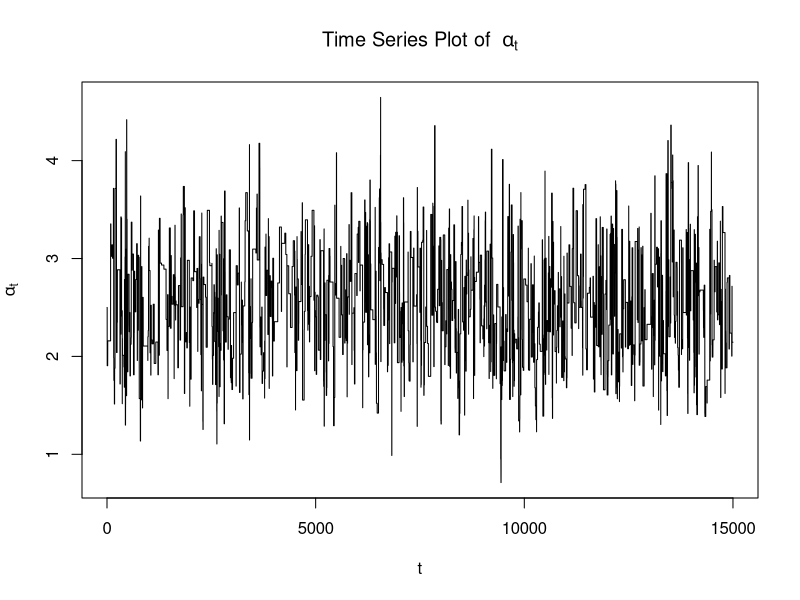
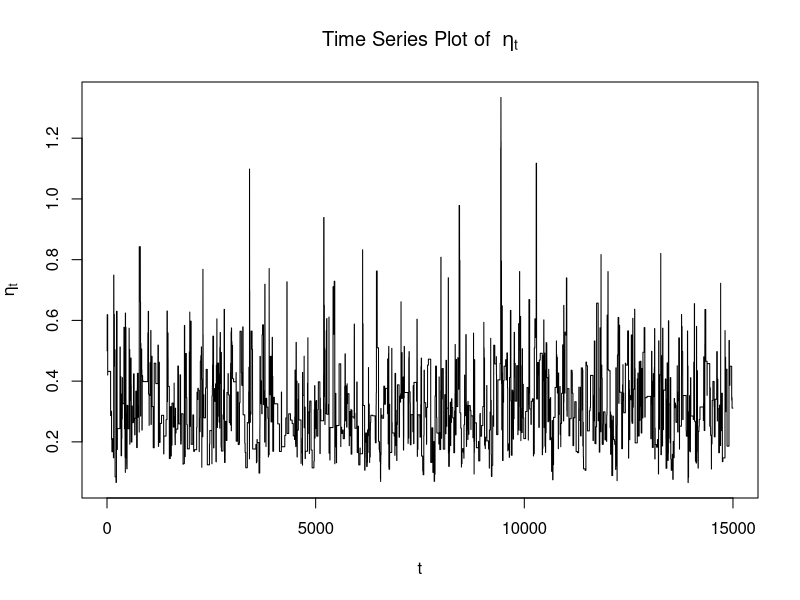
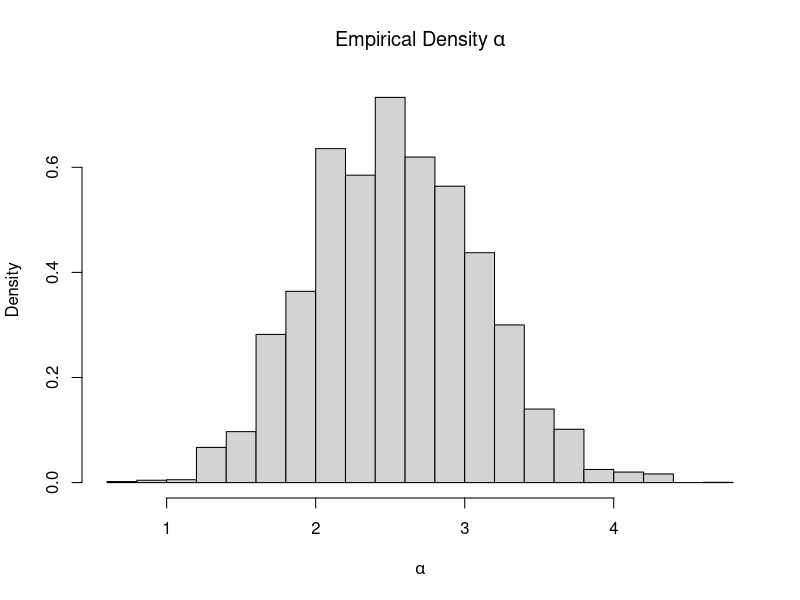
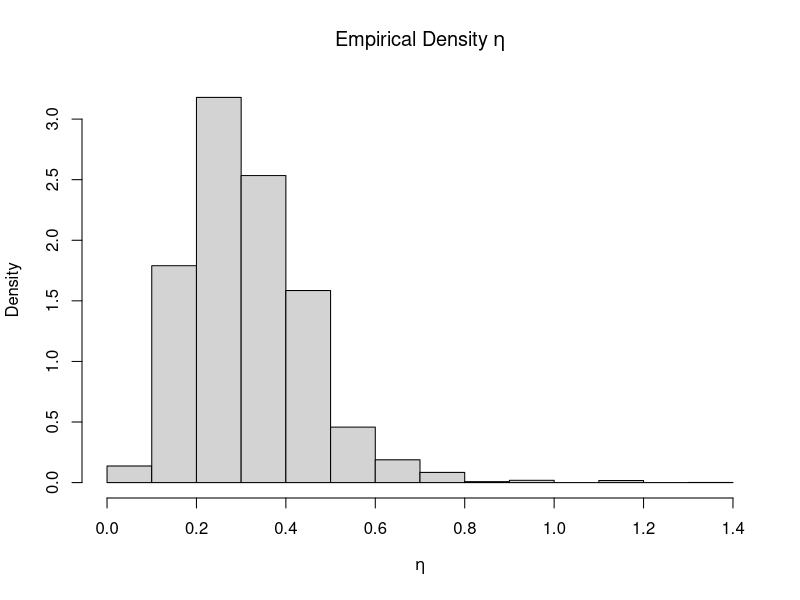

R code for these plots, in order:
## ---- chunk 1
knitr::opts_chunk$set(echo = TRUE)
## ---- chunk 2
set.seed(0)

data <- c(0.56, 2.26, 1.9, 0.94, 1.4, 1.39, 1, 1.45, 2.32, 2.08, 0.89, 1.68)

f <- function(x, alpha, eta) alpha * eta * x^(alpha-1) * exp(-eta * x^alpha)

q <- function(x, y, alpha, eta) dexp(x, 1 / alpha) * dexp(y, 1 / eta)

prior <- function(alpha, eta, beta, c) exp(-alpha - c * eta) * eta ^ (beta - 1)

posterior <- function(alpha, eta, beta, c) {
  prior(alpha, eta, beta, c) * prod(sapply(data, function(x) f(x, alpha, eta)))
}

generate_sample <- function(sample_size, alpha0, eta0, beta, c) {
  alpha <- alpha0
  eta <- eta0
  sample <- c()
  n <- 0
  num_accepted <- 0
  while (n < sample_size) {
    alpha_new <- rexp(1, 1 / alpha)
    eta_new <- rexp(1, 1/ eta)
    new <- FALSE
    
    r <- log(posterior(alpha_new, eta_new, beta, c)) + log(q(alpha, eta, alpha_new, eta_new)) -
    log(posterior(alpha, eta, beta, c)) - log(q(alpha_new, eta_new, alpha, eta))
    if (r > 0 || log(runif(1)) <= r) {
      alpha <- alpha_new
      eta <- eta_new
      num_accepted <- num_accepted + 1
    }
    sample <- rbind(sample, c(alpha, eta))
    n <- n + 1
  }
  return(list(sample, num_accepted / nrow(sample)))
}

output <- generate_sample(15000, 2.5, .5, 1, 1)
sample_alpha <- output[[1]][5001:15000,1]
sample_eta <- output[[1]][5001:15000,2]
acceptance_rate <- output[[2]]
## ---- chunk 3
plot(x=seq(1, length(output[[1]][,1])), y=output[[1]][,1], type='l', xlab='t', 
     ylab=expression(alpha[t]), main=bquote('Time Series Plot of ' ~ alpha[t]))
plot(x=seq(1, length(output[[1]][,2])), y=output[[1]][,2], type='l', xlab='t', 
     ylab=expression(eta[t]), main=bquote('Time Series Plot of ' ~ eta[t]))

hist(sample_alpha, freq=FALSE, main=bquote('Empirical Density'~alpha), xlab=expression(alpha))
hist(sample_eta, freq=FALSE, main=bquote('Empirical Density'~eta), xlab=expression(eta))
## ---- chunk 4
calculate_mode <- function(x) {
  ux <- unique(x)
  ux[which.max(tabulate(match(x, ux)))]
}

est_alpha <- mean(sample_alpha)
est_eta <- mean(sample_eta)

mode_alpha <- calculate_mode(sample_alpha)
mode_eta <- calculate_mode(sample_eta)

quantileCI_alpha <- quantile(sample_alpha, probs=c(.025,.975))
quantileCI_eta <- quantile(sample_eta, probs=c(.025,.975))
## ---- chunk 5
format_interval <- function(x) {
  paste0('(', round(x[1], 5), ', ', round(x[2], 5), ')')
}

knitr::kable(
cbind(c('$\\alpha$', '$\\eta$'),
      c(round(est_alpha, 5), round(est_eta, 5)),
      c(round(mode_alpha, 5), round(mode_eta, 5)),
      c(format_interval(quantileCI_alpha), format_interval(quantileCI_eta))),
col.names=c('Parameter', 'Posterior Mean', 'Posterior Mode', '$95\\%$ Quantile Based CI'),
caption="Estimates", escape=FALSE
)
